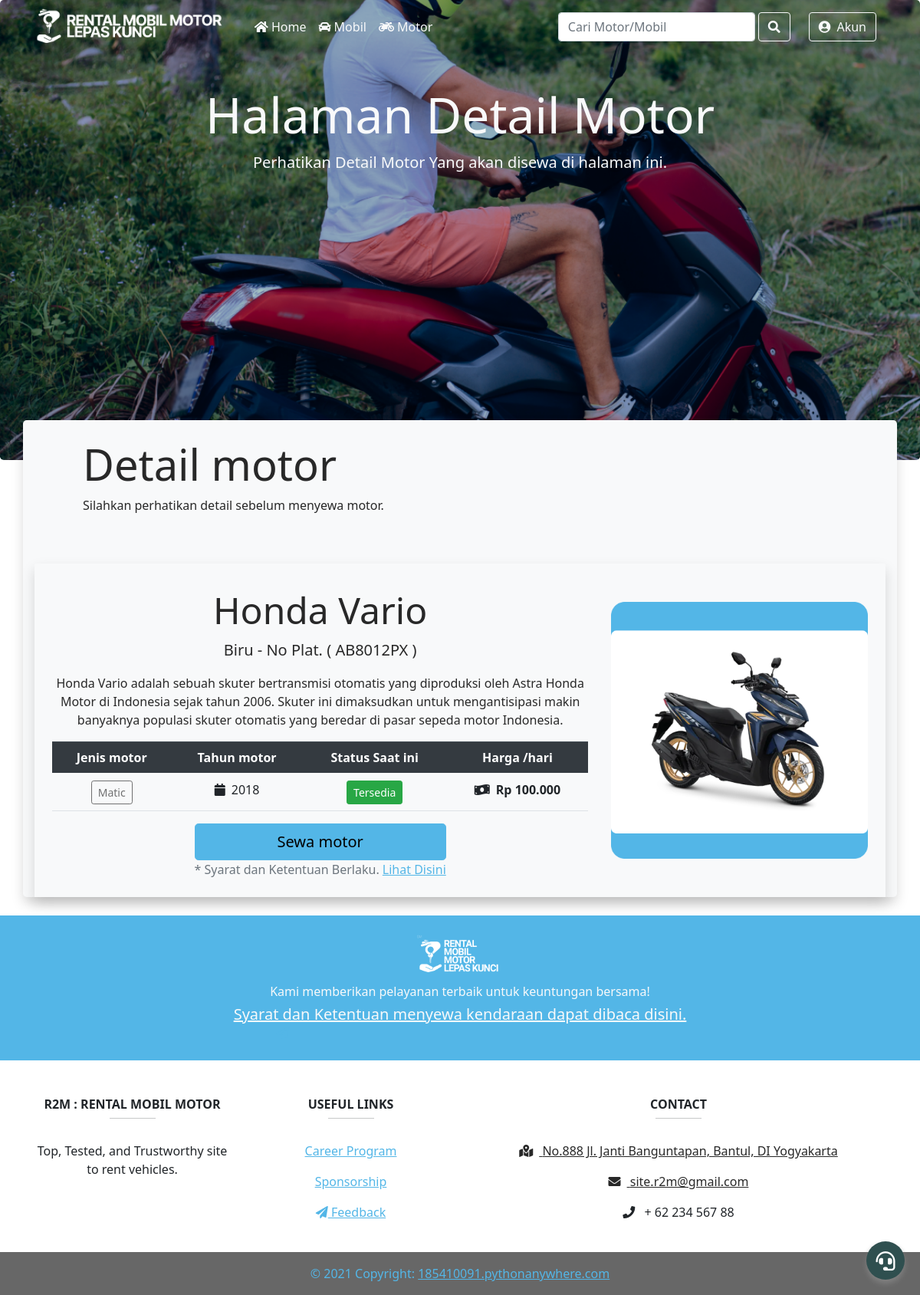
The page /motor/about/ab8012px/ on the database its author committed.
### motor/models.py (models this page shows, shortened)
class motor(models.Model):
    kat = (
        ('Matic','Matic'),
        ('Manual','Manual'),
        ('Kopling','Kopling')
    )
    status = (
        ('Tersedia','Tersedia'),
        ('Booked','Telah Dibooking')
    )
    plat_mtr        = models.CharField(verbose_name="Nomor Plat Motor",max_length=50, primary_key=True, unique=True)
    nama_mtr        = models.CharField(verbose_name="Nama Motor",max_length=225)
    merk_mtr        = models.CharField(verbose_name="Merk",max_length=225)
    foto_mtr        = models.ImageField(verbose_name="Foto Motor",upload_to='static/motor/motor-img', blank=True)
    kategori_mtr    = models.CharField(verbose_name="Kategori",choices=kat ,max_length=225)
    warna_mtr       = models.CharField(verbose_name="Warna Motor",max_length=225)
    tahun_mtr       = models.IntegerField(verbose_name="Tahun Motor")
    harga_mtr       = models.IntegerField(verbose_name="Harga Sewa Motor")
    status_mtr      = models.CharField(verbose_name="Status Motor",choices=status, max_length=225, default="Tersedia")
    tentang_mtr     = models.TextField(verbose_name="Deskripsi Motor")
    tanggal_db_mtr  = models.DateTimeField(verbose_name="Tanggal Database Dibuat",default=timezone.now)
    slug            = models.SlugField(blank=True , editable=False)

### motor/views.py (the view)
# urls.py: path('about/<slug:slugInput>/', views.aboutMtr, name="aboutMotor"),
def aboutMtr(request, slugInput):
    mtr = motor.objects.get(slug=slugInput)
    context = {
        'title':"Detail Motor | R2M",
        'heading' : " Halaman Detail Motor ",
        'subheading' : 'Perhatikan Detail Motor Yang akan disewa di halaman ini.',
        'motor' : mtr,
        'harga' : format(mtr.harga_mtr, ',')
    }
    return render(request, 'motor/aboutMotor.html',context)

### templates/motor/aboutMotor.html (shortened to what this page needs)
{% extends 'base.html' %}
{% load static %}
{% block stylesheet %}
<link rel="stylesheet" href="{% static 'motor/css/jumbotron.css' %}" />
{% endblock stylesheet %}
{% block header %}
<div class="row m-auto ">
    <div class="col-12 w-auto">
        <h1 class="display-3 text-light text-center"><strong>{{heading}}</strong></h1>
        <p class="lead text-light text-center">{{subheading}}</p>
    </div>
</div>
{% endblock header %}
{% block content %}
<div class="row m-5">
    <div class="col-12">
        <h2 class="display-4 mt-4">Detail motor</h2>
        <p>Silahkan perhatikan detail sebelum menyewa motor.</p>
    </div>
</div>
<div class="container p-2 mb-4 shadow">
    <div class="container text-center text-lg-left">
        <div class="row">
            <div class="col-lg-8">
                <h2 class="display-5 mt-4">{{motor.merk_mtr}} {{motor.nama_mtr}}</h2>
                <p class="lead">{{motor.warna_mtr}} - No Plat. ( {{motor.plat_mtr}} ) </p>
                <span>
                    <p>
                        {{motor.tentang_mtr}}
                    </p>
                </span>
                <table class="table">
                    <thead class="thead-dark">
                        <tr>
                            <th>Jenis motor</th>
                            <th>Tahun motor</th>
                            <th>Status Saat ini</th>
                            <th>Harga /hari</th>
                        </tr>
                    </thead>
                    <tbody>
                        <tr>
                            <td><button class="btn btn-outline-dark disabled btn-sm">{{motor.kategori_mtr}}</button></td>
                            <td><i class="fa fa-calendar mr-2" aria-hidden="true"></i>{{motor.tahun_mtr}}</td>
                            <td><button class="btn btn-outline-success active btn-sm">{{motor.status_mtr}}</button></td>
                            <td><i class="fas fa-money-bill-wave mr-2"></i><strong>Rp
                            </strong></td>
                        </tr>
                    </tbody>
                </table>
                <span class="text-center d-inline-block">
                    <a class="btn btn-primary btn-lg w-100" href="{% url 'booking:motor' claimInput=motor.slug %}" role="button">Sewa motor</a>
                    <p class="text-muted"> * Syarat dan Ketentuan Berlaku. <a href="{% url 'home:snk' %}">Lihat Disini</a></p>
                </span>
            </div>
            <div class="col-lg-4 align-items-center d-flex">
                <img src="{{motor.foto_mtr.url}}" alt="" class="img-fluid">
            </div>
        </div>
    </div>
</div>
{% endblock content %}

### static/home/css/fab.css (style rules this page uses)
* { padding: 0; margin: 0; }

### rows shown on the page
motor: merk_mtr "Honda", nama_mtr "Vario", warna_mtr "Biru", plat_mtr "AB8012PX", tentang_mtr "Honda Vario adalah sebuah skuter bertransmisi otomatis yang diproduksi oleh Astra Honda Motor di Indonesia sejak tahun 2006. Skuter ini dimaksudkan untuk mengantisipasi makin banyaknya populasi skuter otomatis yang beredar di pasar sepeda motor Indonesia.", kategori_mtr "Matic", tahun_mtr "2018", status_mtr "Tersedia", foto_mtr (picture)

### other values the page prints
{{ heading }} "Halaman Detail Motor"
{{ subheading }} "Perhatikan Detail Motor Yang akan disewa di halaman ini."
